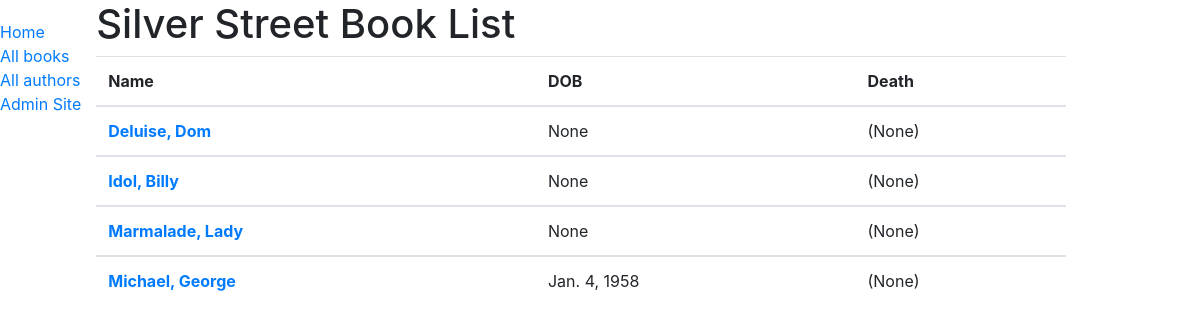
The app's page /catalog/authors/, older data.
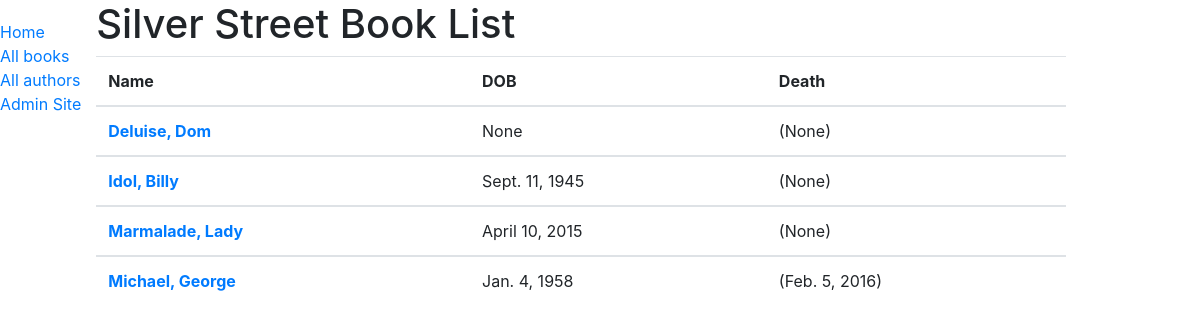
The same page, newer data.
### catalog/models.py (models this page shows, shortened)
class Author(models.Model):
    first_name = models.CharField(max_length=100)
    last_name = models.CharField(max_length=100)
    date_of_birth = models.DateField(null=True, blank=True)
    date_of_death = models.DateField('Died', null=True, blank=True)
    class Meta:
        ordering = ['last_name', 'first_name']
    def get_absolute_url(self):
        return reverse('author-detail', args=[str(self.id)])

### catalog/views.py (the view)
# urls.py: path('authors/', views.AuthorListView.as_view(), name='authors'),
class AuthorListView(generic.ListView):
        model = Author
        paginate_by = 5

### templates/catalog/author_list.html
{% extends "base_generic.html" %}
{% block content %}
  <h1>Silver Street Book List</h1>
  {% if author_list %}
  <table class="table">
    <thead>
        <tr>
            <th>Name</th>
            <th>DOB</th>
            <th>Death</th>
        </tr>
    </thead>
    {% for author in author_list %}
      <tbody>
        <tr>
            <td><strong><a href="{{ author.get_absolute_url }}">{{ author.last_name }}, {{ author.first_name }}</a></strong></td>
            <td>{{ author.date_of_birth }}</td>
            <td>({{author.date_of_death}})</td>
        </tr>
      </tbody>
    {% endfor %}
  </table>
  {% else %}
    <p>There are no books in the library.</p>
  {% endif %}
{% endblock %}

Row changes from the older to the newer data that the page shows:
changed Author "Idol": date_of_birth "None" → "Sept. 11, 1945"
changed Author "Marmalade": date_of_birth "None" → "April 10, 2015"
changed Author "Michael": date_of_death "None" → "Feb. 5, 2016"
